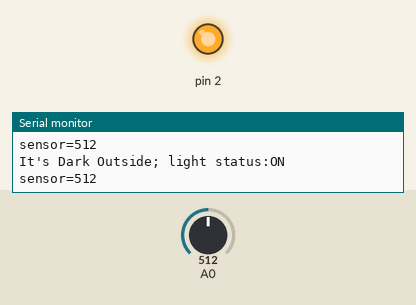
The sketch below on a simulated Arduino Uno, built with avr-gcc and run on an emulated ATmega328P. On the bench: output pins drawn as LEDs (lit = HIGH), the last lines printed to the serial monitor. The test bench sets the inputs (shaded band); at power-on: A0 = 512.

Above: at 1.2 s.
1.3 s: A0 set to 924
2.8 s: A0 set to 959
At 3.4 s:
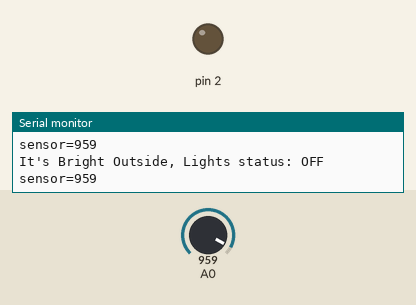
4.4 s: A0 set to 930
At 5.0 s:
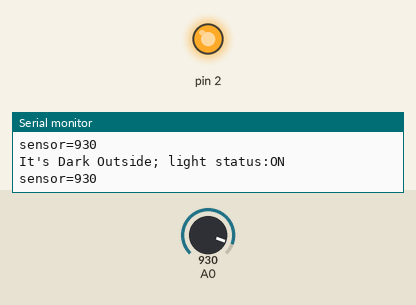
6.0 s: A0 set to 950
At 6.6 s:
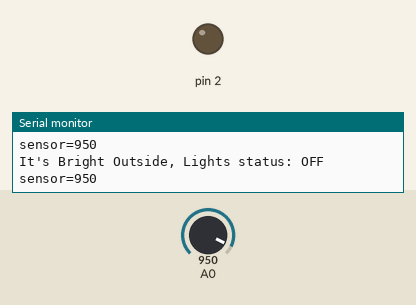
Timing chart, 0 to 8.6 s (numbered marks = the images above; inputs shaded):
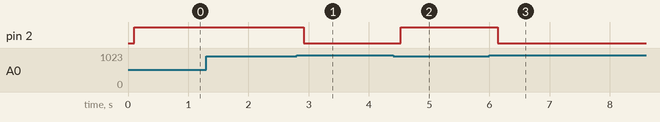

The sketch:

circuit_2.ino
```cpp
int LDR = A0;
int LED = 2;
void setup()
{
// put your setup code here, to run once:
Serial.begin(9600);
pinMode (A0, INPUT);
pinMode (2, OUTPUT);
}
void loop()
{
// put your main code here, to run repeatedly:
int LDRValue = analogRead(A0);
Serial.print("sensor=");
Serial.println(LDRValue);
delay(100);
if(LDRValue <=940)
{
digitalWrite(2, HIGH);
Serial.println("It's Dark Outside; light status:ON");
}
else
{
digitalWrite(2,LOW);
Serial.println("It's Bright Outside, Lights status: OFF");
}
}
```

Measured:
- the behaviour switches between 940 and 941 on A0 (found by bisection; images 0 and 1)
- after the input at 2.8 s, pin 2: HIGH → LOW after 0.12 s
- after the input at 4.4 s, pin 2: LOW → HIGH after 0.13 s
- after the input at 6.0 s, pin 2: HIGH → LOW after 0.14 s
